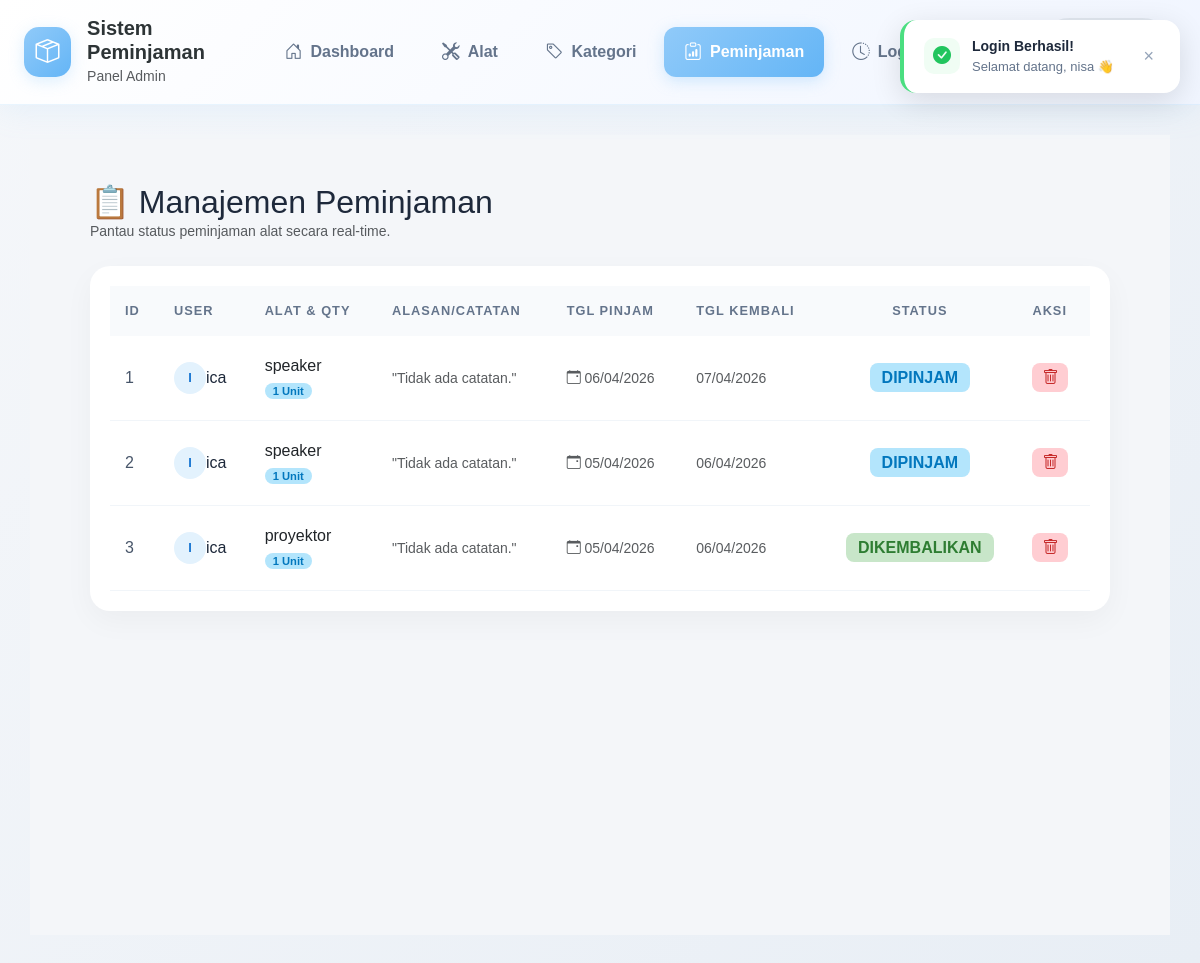
The page /index.php?page=peminjaman (signed in) on the database its author committed.
### tables this page shows
CREATE TABLE `tb_peminjaman` (
  `id_peminjaman` int(11) NOT NULL,
  `id_user` int(11) NOT NULL,
  `id_alat` int(11) NOT NULL,
  `tgl_pinjam` date NOT NULL,
  `tgl_kembali` date NOT NULL,
  `tgl_dikembalikan` date NOT NULL,
  `jumlah` int(11) NOT NULL,
  `catatan` text DEFAULT NULL,
  `status` enum('menunggu','disetujui','ditolak','kembali','dibatalkan') DEFAULT 'menunggu',
  `alasan_tolak` text DEFAULT NULL,
  `alasan_tolak_kembali` text DEFAULT NULL,
  `nama_peminjam` varchar(25) DEFAULT NULL,
  `kategori_peminjam` enum('siswa','guru','pegawai') DEFAULT NULL,
  `deleted_at` datetime DEFAULT NULL
);

CREATE TABLE `tb_user` (
  `id_user` int(11) NOT NULL,
  `nama` varchar(25) NOT NULL,
  `username` varchar(100) DEFAULT NULL,
  `email` varchar(30) NOT NULL,
  `password` varchar(50) NOT NULL,
  `role` enum('admin','petugas','peminjam') NOT NULL,
  `deleted_at` datetime DEFAULT NULL
);

CREATE TABLE `tb_alat` (
  `id_alat` int(11) NOT NULL,
  `id_kategori` int(11) NOT NULL,
  `nama_alat` varchar(25) NOT NULL,
  `stok` int(11) NOT NULL,
  `status` enum('tersedia','tidak tersedia') DEFAULT 'tersedia',
  `deleted_at` datetime DEFAULT NULL
);

### controller/baseController.php (called while the page is built, shortened)
<?php
class BaseController {
    public function __construct($pdo) {
        $this->db = $pdo;
    }
    protected function render($view, $data = []) {
        extract($data);
        $viewPath = (substr($view, -4) === '.php') ? $view : $view . '.php';
        require __DIR__ . '/../view/' . $viewPath;
    }
}

### model/peminjam/peminnjamanModel.php (called while the page is built, shortened)
<?php
class peminnjamanModel {
    private $db;
    public function __construct($db) {
        $this->db = $db;
    }
   public function getAllPeminjaman() {
        $sql = "SELECT p.*, u.nama as nama_user, u.role, a.nama_alat
                FROM tb_peminjaman p
                JOIN tb_user u ON p.id_user = u.id_user
                JOIN tb_alat a ON p.id_alat = a.id_alat
                WHERE p.deleted_at IS NULL
                ORDER BY p.id_peminjaman DESC";
        $stmt = $this->db->query($sql);
        return $stmt->fetchAll(PDO::FETCH_ASSOC);
    }
}

### view/admin/peminjaman.php (the view)
<div class="container-fluid p-4">
    <div class="mb-4">
        <h2 class="font-weight-bold mb-0" style="color: #1e293b;">📋 Manajemen Peminjaman</h2>
        <p class="text-muted small">Pantau status peminjaman alat secara real-time.</p>
    </div>
    <div class="main-table-card shadow-sm">
        <div class="table-responsive">
            <table class="table table-aesthetic mb-0">
                <thead>
                    <tr>
                        <th width="5%" class="pl-3">ID</th>
                        <th>User</th>
                        <th>Alat & Qty</th>
                        <th>Alasan/Catatan</th>
                        <th>Tgl Pinjam</th>
                        <th>Tgl Kembali</th>
                        <th class="text-center">Status</th>
                        <th class="text-right pr-3">Aksi</th>
                    </tr>
                </thead>
                <tbody>
                    <?php if (!empty($data)): ?>
                        <?php $no = 1; foreach ($data as $row): ?>
                        <tr>
                            <td class="pl-3"><?= $no++; ?></td>
                            <td>
                                <div class="d-flex align-items-center">
                                    <div class="avatar-soft mr-2"><?= strtoupper(substr($row['nama_user'], 0, 1)); ?></div>
                                    <div>
                                        <div class="font-weight-bold" style="color: #1e293b;"><?= htmlspecialchars($row['nama_user']); ?></div>
                                    </div>
                                </div>
                            </td>
                            <td>
                                <div class="font-weight-bold text-dark"><?= htmlspecialchars($row['nama_alat']); ?></div>
                                <small class="badge-soft-info" style="font-size: 0.7rem; padding: 2px 8px;"><?= $row['jumlah']; ?> Unit</small>
                            </td>
                            <td style="max-width: 200px;">
                                <span class="small text-muted italic">
                                    "<?= !empty($row['catatan']) ? htmlspecialchars($row['catatan']) : 'Tidak ada catatan.'; ?>"
                                </span>
                            </td>
                            <td><small class="text-muted"><i class="bi bi-calendar-event"></i> <?= date('d/m/Y', strtotime($row['tgl_pinjam'])); ?></small></td>
                            <td><small class="text-muted"><?= !empty($row['tgl_kembali']) ? date('d/m/Y', strtotime($row['tgl_kembali'])) : '-'; ?></small></td>
                            <td class="text-center">
                                <?php
                                    $s = $row['status'];
                                    if ($s == 'menunggu') {
                                        $cls = 'badge-soft-warning';
                                        $label = 'MENUNGGU';
                                    } elseif ($s == 'disetujui') {
                                        $cls = 'badge-soft-info';
                                        $label = 'DIPINJAM';
                                    } elseif ($s == 'kembali') {
                                        $cls = 'badge-soft-success';
                                        $label = 'DIKEMBALIKAN';
                                    } elseif ($s == 'ditolak') {
                                        $cls = 'badge-soft-danger';
                                        $label = 'DITOLAK';
                                    } else {
                                        $cls = 'badge-soft-secondary';
                                        $label = strtoupper($s);
                                    }
                                ?>
                                <span class="<?= $cls; ?>"><?= $label; ?></span>
                            </td>
                            <td class="text-right pr-3">
                                <a href="index.php?page=peminjaman&hapus=<?= $row['id_peminjaman']; ?>" class="btn-soft-delete text-decoration-none" onclick="return confirm('Hapus?');">
                                    <i class="bi bi-trash"></i>
                                </a>
                            </td>
                        </tr>
                        <?php endforeach; ?>
                    <?php endif; ?>
                </tbody>
            </table>
        </div>
    </div>
</div>

### view/layout/header.php (shortened to what this page needs)
<!DOCTYPE html>
<html lang="id">
<head>
    <link href="https://cdn.jsdelivr.net/npm/bootstrap@5.3.0/dist/css/bootstrap.min.css" rel="stylesheet">
    <link rel="stylesheet" href="assets/CSS/style.css">
    <link rel="stylesheet" href="https://cdn.jsdelivr.net/npm/bootstrap-icons@1.11.1/font/bootstrap-icons.css">
</head>
<body style="background: linear-gradient(135deg, #f5f7fa 0%, #e8eef5 100%);">
<nav class="navbar-top">
    <div class="container-fluid px-4">
        <div class="d-flex justify-content-between align-items-center">
            <div class="d-flex align-items-center">
                <div class="logo-circle">
                    <i class="bi bi-box-seam"></i>
                </div>
                <div class="ms-3">
                    <h5 class="mb-0 fw-bold">Sistem Peminjaman</h5>
                    <small class="text-muted">Panel <?= ucfirst($_SESSION['role']) ?></small>
                </div>
            </div>
            <div class="nav-menu">
                <?php
                $current_page = $_GET['page'] ?? 'dashboard';
                ?>
                <a href="index.php?page=dashboard" class="nav-item <?= ($current_page == 'dashboard') ? 'active' : '' ?>">
                    <i class="bi bi-house-door"></i>
                    <span>Dashboard</span>
                </a>
                <?php if ($_SESSION['role'] === 'admin'): ?>
                    <a href="index.php?page=alat" class="nav-item <?= ($current_page == 'alat') ? 'active' : '' ?>">
                        <i class="bi bi-tools"></i>
                        <span>Alat</span>
                    </a>
                    <a href="index.php?page=kategori" class="nav-item <?= ($current_page == 'kategori') ? 'active' : '' ?>">
                        <i class="bi bi-tag"></i>
                        <span>Kategori</span>
                    </a>
                    <a href="index.php?page=peminjaman" class="nav-item <?= ($current_page == 'peminjaman') ? 'active' : '' ?>">
                        <i class="bi bi-clipboard-data"></i>
                        <span>Peminjaman</span>
                    </a>
                    <a href="index.php?page=log" class="nav-item <?= ($current_page == 'log') ? 'active' : '' ?>">
                        <i class="bi bi-clock-history"></i>
                        <span>Log</span>
                    </a>
                    <a href="index.php?page=user" class="nav-item <?= ($current_page == 'user') ? 'active' : '' ?>">
                        <span>User</span>
                    </a>
                <?php endif; ?>
            </div>
            <div class="user-profile">
                <div class="dropdown">
                    <button class="profile-btn" type="button" data-bs-toggle="dropdown">
                        <div class="avatar-circle">
                        </div>
                        <div class="ms-2 text-start">
                            <div class="fw-bold"><?= $_SESSION['nama'] ?></div>
                            <small class="text-muted"><?= ucfirst($_SESSION['role']) ?></small>
                        </div>
                    </button>
                </div>
            </div>
        </div>
    </div>
</nav>
<main class="main-content">
<?php if (!empty($_SESSION['flash_login'])): ?>
<div id="loginToast" style="position:fixed; top:20px; right:20px; z-index:9999; min-width:280px;">
    <div style="background:white; border-radius:16px; box-shadow:0 8px 30px rgba(0,0,0,0.12); padding:16px 20px; display:flex; align-items:center; gap:12px; border-left:4px solid #4ade80;">
        <div style="width:36px;height:36px;background:#f0fdf4;border-radius:10px;display:flex;align-items:center;justify-content:center;">
            <i class="bi bi-check-circle-fill" style="color:#22c55e;font-size:18px;"></i>
        </div>
        <div>
            <div style="font-weight:700;color:#1e293b;font-size:14px;">Login Berhasil!</div>
            <div style="color:#64748b;font-size:13px;">Selamat datang, <?= htmlspecialchars($_SESSION['flash_login']) ?> 👋</div>
        </div>
        <button onclick="document.getElementById('loginToast').remove()" style="margin-left:auto;background:none;border:none;color:#94a3b8;font-size:18px;cursor:pointer;">&times;</button>
    </div>
</div>
<?php unset($_SESSION['flash_login']); endif; ?>

### index.php (shortened to what this page needs)
<?php
require_once 'koneksi.php';
$page = $_GET['page'] ?? 'login';
include 'view/layout/header.php';
echo '<div class="wrapper d-flex">';
echo '<div class="main-content flex-grow-1 p-4" style="min-height: 100vh; background-color: #f4f6f9;">';
echo '<div class="container-fluid">';
switch ($page) {
    case 'peminjaman':
        if ($_SESSION['role'] === 'admin') {
            require_once __DIR__ . '/controller/peminjam/peminjamanController.php';
            $controller = new PeminjamanController($pdo);
            if (isset($_GET['hapus'])) {
                $controller->hapus();
            } elseif (isset($_POST['submit'])) {
                $controller->tambah();
            } else {
                $controller->index();
            }
        } else {
            header("Location: index.php?page=dashboard");
        }
        break;
}
echo '</div>';
echo '</div>';
echo '</div>';
include 'view/layout/footer.php';
?>

### controller/peminjam/peminjamanController.php (shortened to what this page needs)
<?php
require_once __DIR__ . '/../baseController.php';
require_once __DIR__ . '/../../model/peminjam/peminnjamanModel.php';
class PeminjamanController extends BaseController {
    private $peminnjamanmodel;
    public function __construct($pdo) {
        $this->peminnjamanmodel = new peminnjamanModel($this->db);
    }
    public function index() {
        $id_user = $_SESSION['id_user'];
        $role = $_SESSION['role'];
        $myPeminjaman = $this->peminnjamanmodel->getPeminjamanByUser($id_user);
        if ($role === 'admin') {
            $dataAll = $this->peminnjamanmodel->getAllPeminjaman();
            $this->render('admin/peminjaman', ['data' => $dataAll]);
        } elseif ($role === 'petugas') {
            $dataAll = $this->peminnjamanmodel->getAllPeminjaman();
            $this->render('petugas/peminjamanPetugas', ['data' => $dataAll]);
        } else {
            $this->render('peminjam/dashboardPeminjam', [
                'myPeminjaman' => $myPeminjaman
            ]);
        }
    }
}

### view/layout/footer.php (shortened to what this page needs)
</main>
</body>
</html>

### assets/CSS/style.css (style rules this page uses)
:root { --primary: #90caf9; --primary-soft: #e3f2fd; --success: #81c784; --warning: #ffb74d; --danger: #e57373; --dark: #1e272e; --bg-light: #f8f9fc; --radius-custom: 20px; }
body { background-color: var(--bg-light); font-family: 'Nunito', sans-serif; color: #2d3436; }
.main-table-card { background: #ffffff !important; border-radius: 20px !important; border: none !important; box-shadow: 0 10px 30px rgba(0, 0, 0, 0.04) !important; padding: 20px; margin-top: 20px; }
.table-aesthetic thead th { background-color: #f8fafc !important; color: #64748b !important; font-size: 0.8rem; text-transform: uppercase; letter-spacing: 1px; padding: 15px !important; border: none !important; }
.table-aesthetic tbody td { padding: 18px 15px !important; vertical-align: middle !important; border-bottom: 1px solid #f1f5f9 !important; color: #475569; }
.btn-soft-delete { background-color: #ffcdd2 !important; color: #c62828 !important; border: none; border-radius: 8px; padding: 6px 10px; transition: 0.3s; }
.badge-soft-success { background: #c8e6c9 !important; color: #2e7d32 !important; padding: 6px 12px; border-radius: 8px; font-weight: 700; }
.badge-soft-info { background: #b3e5fc !important; color: #0277bd !important; padding: 6px 12px; border-radius: 8px; font-weight: 700; }
.avatar-soft { width: 32px; height: 32px; background: #e3f2fd; color: #1976d2; border-radius: 50%; display: flex; align-items: center; justify-content: center; font-size: 0.8rem; font-weight: bold; }
.navbar-top { background: linear-gradient(135deg, rgba(255,255,255,0.98) 0%, rgba(240,245,255,0.98) 100%); backdrop-filter: blur(20px); box-shadow: 0 4px 30px rgba(144, 202, 249, 0.15); padding: 16px 0; position: sticky; top: 0; z-index: 1000; border-bottom: 1px solid rgba(144, 202, 249, 0.2); }
.logo-circle { width: 50px; height: 50px; background: linear-gradient(135deg, #90caf9 0%, #64b5f6 100%); border-radius: 15px; display: flex; align-items: center; justify-content: center; color: white; font-size: 1.5rem; box-shadow: 0 4px 15px rgba(144, 202, 249, 0.3); }
.nav-menu { display: flex; gap: 8px; }
.nav-item { display: flex; align-items: center; gap: 8px; padding: 12px 20px; border-radius: 12px; text-decoration: none; color: #64748b; font-weight: 600; transition: all 0.3s ease; position: relative; }
.nav-item i { font-size: 1.1rem; }
.nav-item.active { background: linear-gradient(135deg, #90caf9 0%, #64b5f6 100%); color: white; box-shadow: 0 4px 15px rgba(144, 202, 249, 0.4); }
.profile-btn { display: flex; align-items: center; background: white; border: 2px solid #e2e8f0; border-radius: 50px; padding: 8px 16px 8px 8px; cursor: pointer; transition: all 0.3s ease; }
.avatar-circle { width: 40px; height: 40px; background: linear-gradient(135deg, #90caf9 0%, #64b5f6 100%); border-radius: 50%; display: flex; align-items: center; justify-content: center; color: white; font-weight: 700; font-size: 1.1rem; }
.main-content { padding: 30px; min-height: calc(100vh - 82px); }
button, .btn, .nav-item { transition: all 0.3s ease; }

### rows shown on the page
tb_peminjaman: id_user.nama "I", id_user.nama "ica", id_alat.nama_alat "speaker", jumlah "1", catatan "Tidak ada catatan.", tgl_pinjam "06/04/2026", tgl_kembali "07/04/2026", status "DIPINJAM"
tb_peminjaman: id_user.nama "I", id_user.nama "ica", id_alat.nama_alat "speaker", jumlah "1", catatan "Tidak ada catatan.", tgl_pinjam "05/04/2026", tgl_kembali "06/04/2026", status "DIPINJAM"
tb_peminjaman: id_user.nama "I", id_user.nama "ica", id_alat.nama_alat "proyektor", jumlah "1", catatan "Tidak ada catatan.", tgl_pinjam "05/04/2026", tgl_kembali "06/04/2026", status "DIKEMBALIKAN"

### other values the page prints
$_SESSION['role'] "Admin"
$_SESSION['flash_login'] "nisa"
